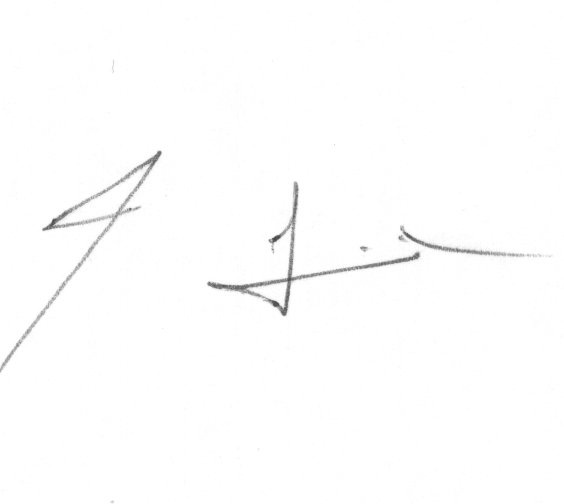
#> input picture backend/signatures/signatures_1/forgeries_1_3.png, 564 x 504 px
$ python data_loader.py
#> lines starting #> are read from the running program, lines starting #| are printed output that depends on the picture
import os
import cv2
import numpy as np
from skimage.feature import hog

def load_signature_dataset(base_dir):
    """
    Walk through base_dir/signatures_*/ folders, extract HOG features,
    and return X (features) and y (labels: 0=genuine, 1=forged).
    """
#> called with base_dir = 'backend/signatures'
    X, y = [], []

    # Iterate over each signer-folder: signatures_1, signatures_2, …
    for signer_folder in sorted(os.listdir(base_dir)):
        signer_path = os.path.join(base_dir, signer_folder)
        if not os.path.isdir(signer_path):
            continue

        # Process each image file in that folder
        for fname in os.listdir(signer_path):
            if not fname.lower().endswith(('.png', '.jpg', '.jpeg', '.bmp')):
                continue

            img_path = os.path.join(signer_path, fname)
            img = cv2.imread(img_path, cv2.IMREAD_GRAYSCALE)
#> img is the input picture: shape (504, 564); min 66, max 255, mean 253.3
            if img is None:
                print(f"⚠️  Could not read {img_path}, skipping.")
                continue

            # Resize to a fixed size
            img = cv2.resize(img, (128, 128))
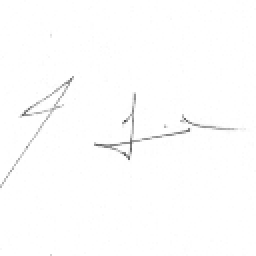
#> img: shape (128, 128) (shown 2 times larger); min 75, max 255, mean 253.3

            # Extract HOG features
            features, _ = hog(
                img,
                orientations=9,
                pixels_per_cell=(8, 8),
                cells_per_block=(2, 2),
                block_norm='L2-Hys',
                visualize=True,
                transform_sqrt=True
            )
#> features = 8100 values, max 0.839 at index 3766, min 0 at index 1, mean 0.0948
            X.append(features)

            # Determine label from filename prefix
            if fname.startswith("original_"):
                y.append(0)   # genuine
            elif fname.startswith("forgeries_"):
                y.append(1)   # forged
            else:
                print(f"⚠️  Unrecognized prefix in {fname}, skipping.")
#> pass 2 of the loop in load_signature_dataset, `for signer_folder in sorted(os.listdir(base_dir)):`:
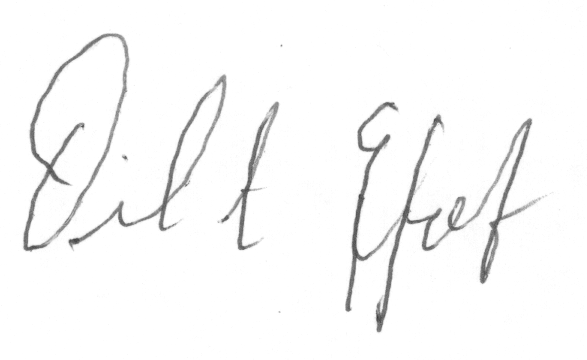
#> input picture backend/signatures/signatures_10/forgeries_10_20.png, 587 x 360 px
#> in load_signature_dataset, img is the input picture: shape (360, 587); min 57, max 255, mean 248.7
#> in load_signature_dataset, `img = cv2.resize(img, (128, 128))`:
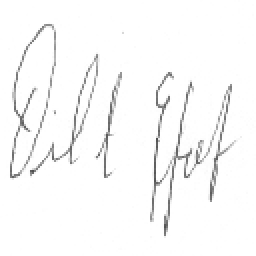
#> img: shape (128, 128) (shown 2 times larger); min 77, max 255, mean 248.6
#> features = 8100 values, max 0.686 at index 270, min 0 at index 1, mean 0.0913

    return np.array(X), np.array(y)


# Example usage:
if __name__ == "__main__":
    base = os.path.abspath(os.path.join(__file__, "..", "..", "signatures"))
    print("Loading dataset from:", base)
    X, y = load_signature_dataset(base)
    print(f"Loaded {len(y)} samples → Genuine: {(y==0).sum()}, Forged: {(y==1).sum()}")
